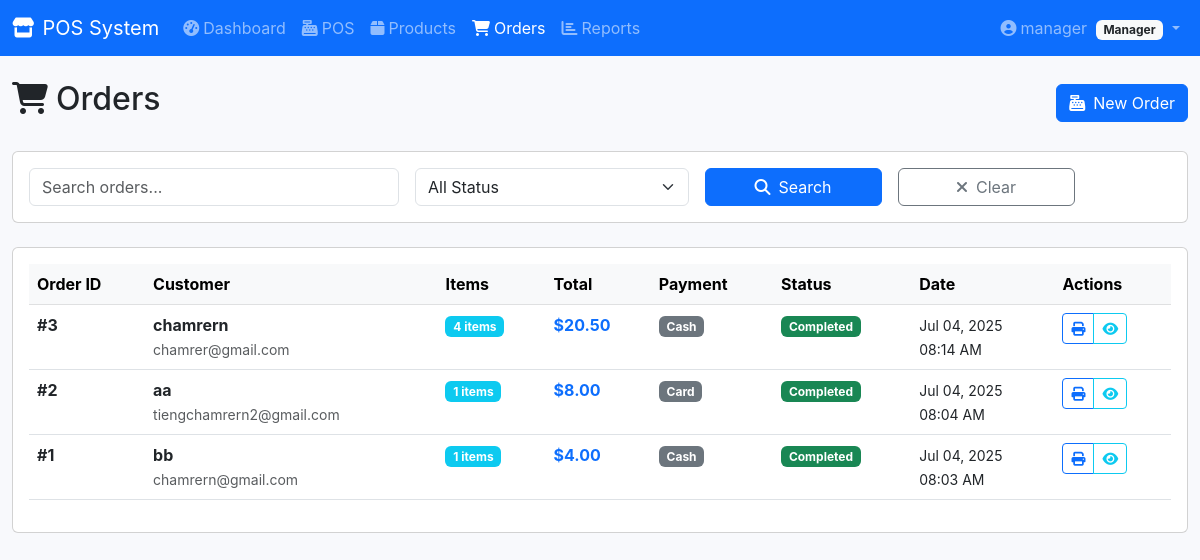
/user/orders.php (signed in), run on an earlier commit of the app's database.
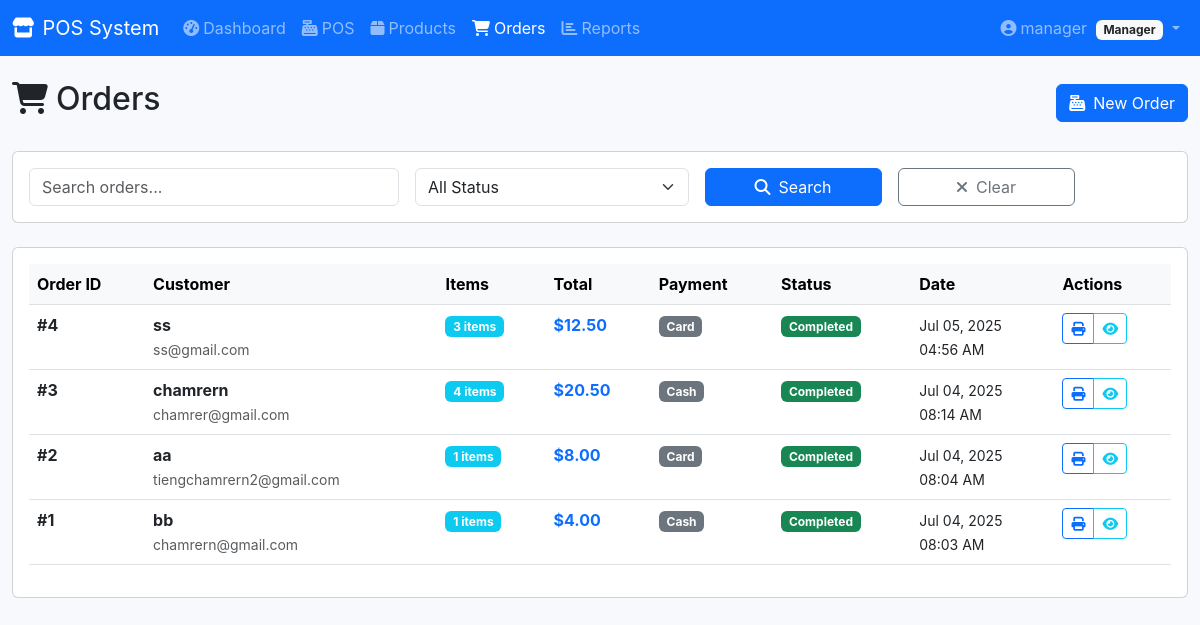
And on a later commit of the database.
### tables this page shows
CREATE TABLE IF NOT EXISTS `orders` (
  `id` int(11) NOT NULL AUTO_INCREMENT,
  `customer_name` varchar(100) DEFAULT NULL,
  `customer_email` varchar(100) DEFAULT NULL,
  `total_amount` decimal(10,2) NOT NULL,
  `subtotal` decimal(10,2) DEFAULT '0.00',
  `tax_amount` decimal(10,2) DEFAULT '0.00',
  `discount_amount` decimal(10,2) DEFAULT '0.00',
  `journal_entry_id` int(11) DEFAULT NULL,
  `status` enum('pending','completed','cancelled') DEFAULT 'pending',
  `payment_method` varchar(50) DEFAULT NULL,
  `created_at` timestamp NULL DEFAULT CURRENT_TIMESTAMP,
  `updated_at` timestamp NULL DEFAULT CURRENT_TIMESTAMP ON UPDATE CURRENT_TIMESTAMP,
  PRIMARY KEY (`id`)
);

### user/orders.php (the view, shortened to what the changed rows need)
<?php
$pdo = getDBConnection();
$page = isset($_GET['page']) ? (int)$_GET['page'] : 1;
$limit = 10;
$offset = ($page - 1) * $limit;
$where_conditions = [];
$params = [];
$where_clause = !empty($where_conditions) ? 'WHERE ' . implode(' AND ', $where_conditions) : '';
$sql = "SELECT o.*, COUNT(oi.id) as item_count
        FROM orders o
        LEFT JOIN order_items oi ON o.id = oi.order_id
        $where_clause
        GROUP BY o.id
        ORDER BY o.created_at DESC
        LIMIT $limit OFFSET $offset";
$stmt = $pdo->prepare($sql);
$stmt->execute($params);
$orders = $stmt->fetchAll(PDO::FETCH_ASSOC);
?>
<!DOCTYPE html>
<html lang="en">
<head>
      <link href="https://cdn.jsdelivr.net/npm/bootstrap@5.3.0/dist/css/bootstrap.min.css" rel="stylesheet">
      <link rel="stylesheet" href="https://cdnjs.cloudflare.com/ajax/libs/font-awesome/6.4.0/css/all.min.css">
      <link rel="stylesheet" href="../admin/assets/css/admin.css">
</head>
<body>
      <div class="container-fluid mt-4">
            <div class="row">
                  <div class="col-12">
                        <div class="d-flex justify-content-between align-items-center mb-4">
                              <h2><i class="fas fa-shopping-cart me-2"></i>Orders</h2>
                        </div>
                        <div class="card">
                              <div class="card-body">
                                    <?php if (empty($orders)): ?>
                                          <div class="text-center py-5">
                                                <i class="fas fa-shopping-cart fa-3x text-muted mb-3"></i>
                                                <h4 class="text-muted">No orders found</h4>
                                                <p class="text-muted">Try adjusting your search criteria</p>
                                          </div>
                                    <?php else: ?>
                                          <div class="table-responsive">
                                                <table class="table table-hover">
                                                      <thead class="table-light">
                                                            <tr>
                                                                  <th>Order ID</th>
                                                                  <th>Customer</th>
                                                                  <th>Items</th>
                                                                  <th>Total</th>
                                                                  <th>Payment</th>
                                                                  <th>Status</th>
                                                                  <th>Date</th>
                                                                  <th>Actions</th>
                                                            </tr>
                                                      </thead>
                                                      <tbody>
                                                            <?php foreach ($orders as $order): ?>
                                                                  <tr>
                                                                        <td>
                                                                              <strong>#<?php echo $order['id']; ?></strong>
                                                                        </td>
                                                                        <td>
                                                                              <div>
                                                                                    <strong><?php echo htmlspecialchars($order['customer_name'] ?: 'Walk-in Customer'); ?></strong>
                                                                                    <?php if ($order['customer_email']): ?>
                                                                                          <br><small class="text-muted"><?php echo htmlspecialchars($order['customer_email']); ?></small>
                                                                                    <?php endif; ?>
                                                                              </div>
                                                                        </td>
                                                                        <td>
                                                                              <span class="badge bg-info"><?php echo $order['item_count']; ?> items</span>
                                                                        </td>
                                                                        <td>
                                                                              <strong class="text-primary">$<?php echo number_format($order['total_amount'], 2); ?></strong>
                                                                        </td>
                                                                        <td>
                                                                              <span class="badge bg-secondary"><?php echo ucfirst($order['payment_method']); ?></span>
                                                                        </td>
                                                                        <td>
                                                                              <span class="badge bg-<?php
                                                                                                      echo $order['status'] === 'completed' ? 'success' : ($order['status'] === 'pending' ? 'warning' : 'danger');
                                                                                                      ?>">
                                                                                    <?php echo ucfirst($order['status']); ?>
                                                                              </span>
                                                                        </td>
                                                                        <td>
                                                                              <small>
                                                                                    <?php echo date('M d, Y', strtotime($order['created_at'])); ?><br>
                                                                                    <?php echo date('H:i A', strtotime($order['created_at'])); ?>
                                                                              </small>
                                                                        </td>
                                                                        <td>
                                                                              <div class="btn-group btn-group-sm">
                                                                                    <a href="receipt.php?order_id=<?php echo $order['id']; ?>" class="btn btn-outline-primary" title="View Receipt">
                                                                                          <i class="fas fa-print"></i>
                                                                                    </a>
                                                                                    <button type="button" class="btn btn-outline-info" onclick="viewOrderDetails(<?php echo $order['id']; ?>)" title="View Details">
                                                                                          <i class="fas fa-eye"></i>
                                                                                    </button>
                                                                              </div>
                                                                        </td>
                                                                  </tr>
                                                            <?php endforeach; ?>
                                                      </tbody>
                                                </table>
                                          </div>
                                    <?php endif; ?>
                              </div>
                        </div>
                  </div>
            </div>
      </div>

What changed in the data, as far as the page shows it:
added orders: id "4", customer_name "ss", customer_email "ss@gmail.com", item_count "3", total_amount "12.50", payment_method "Card", status "Completed", created_at "Jul 05, 2025", created_at "04:56 AM"
